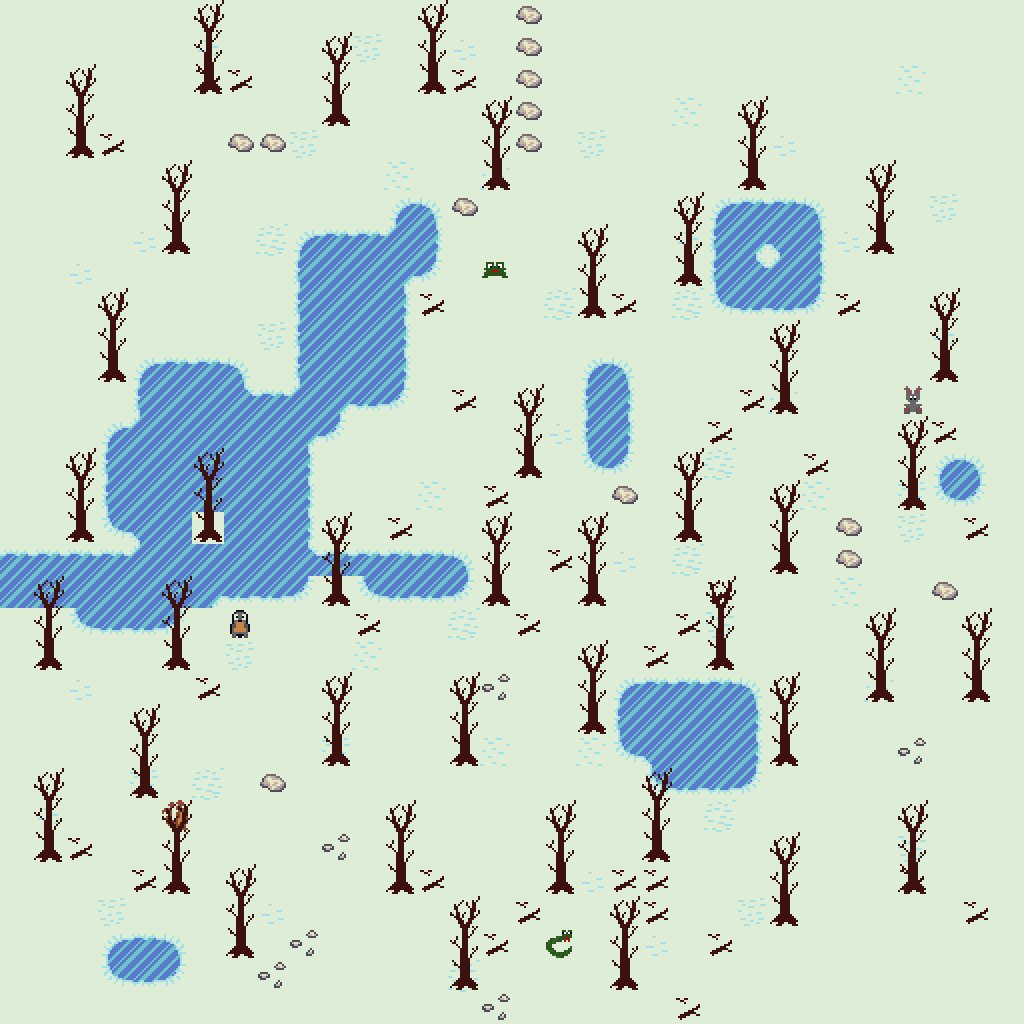

Rendered tile map (Tiled .tmx) drawn with the repository's tilesets; below, a short description and the map source with its tile grids summarised:
An orthogonal 32x32 tile map with 32x32 px tiles, 3 tile layers (terrain, npc, forest) and 10 objects.

<map version="1.2" tiledversion="1.3.1" orientation="orthogonal" renderorder="left-down" compressionlevel="0" width="32" height="32" tilewidth="32" tileheight="32" infinite="0" nextlayerid="5" nextobjectid="15">
 <tileset firstgid="1" source="spritesheet.tsx" />
 <layer id="1" name="terrain" width="32" height="32">
  <data>[1024 cells, 1024 non-empty, 8 distinct tile ids]</data>
 </layer>
 <layer id="4" name="npc" width="32" height="32">
  <data>[1024 cells, 6 non-empty, 5 distinct tile ids]</data>
 </layer>
 <layer id="2" name="forest" width="32" height="32">
  <data>[1024 cells, 206 non-empty, 18 distinct tile ids]</data>
 </layer>
 <objectgroup id="3" name="podarki">
  <object id="5" x="288.833" y="480.667" width="29.6667" height="30.3333" />
  <object id="6" x="66.5" y="417.5" width="30.3333" height="31" />
  <object id="7" x="256.337" y="640" width="31.4511" height="31.9286" />
  <object id="8" x="128" y="800.364" width="31.6364" height="31.4545" />
  <object id="9" x="64" y="800.182" width="31.2727" height="31.6364" />
  <object id="10" x="95.3637" y="674.182" width="31.2727" height="31.6364" />
  <object id="11" x="351.364" y="929.182" width="31.2727" height="31.6364" />
  <object id="12" x="512.364" y="769.182" width="31.2727" height="31.6364" />
  <object id="13" x="385.364" y="608.182" width="31.2727" height="31.6364" />
  <object id="14" x="32.3637" y="895.182" width="31.2727" height="31.6364" />
 </objectgroup>
</map>
